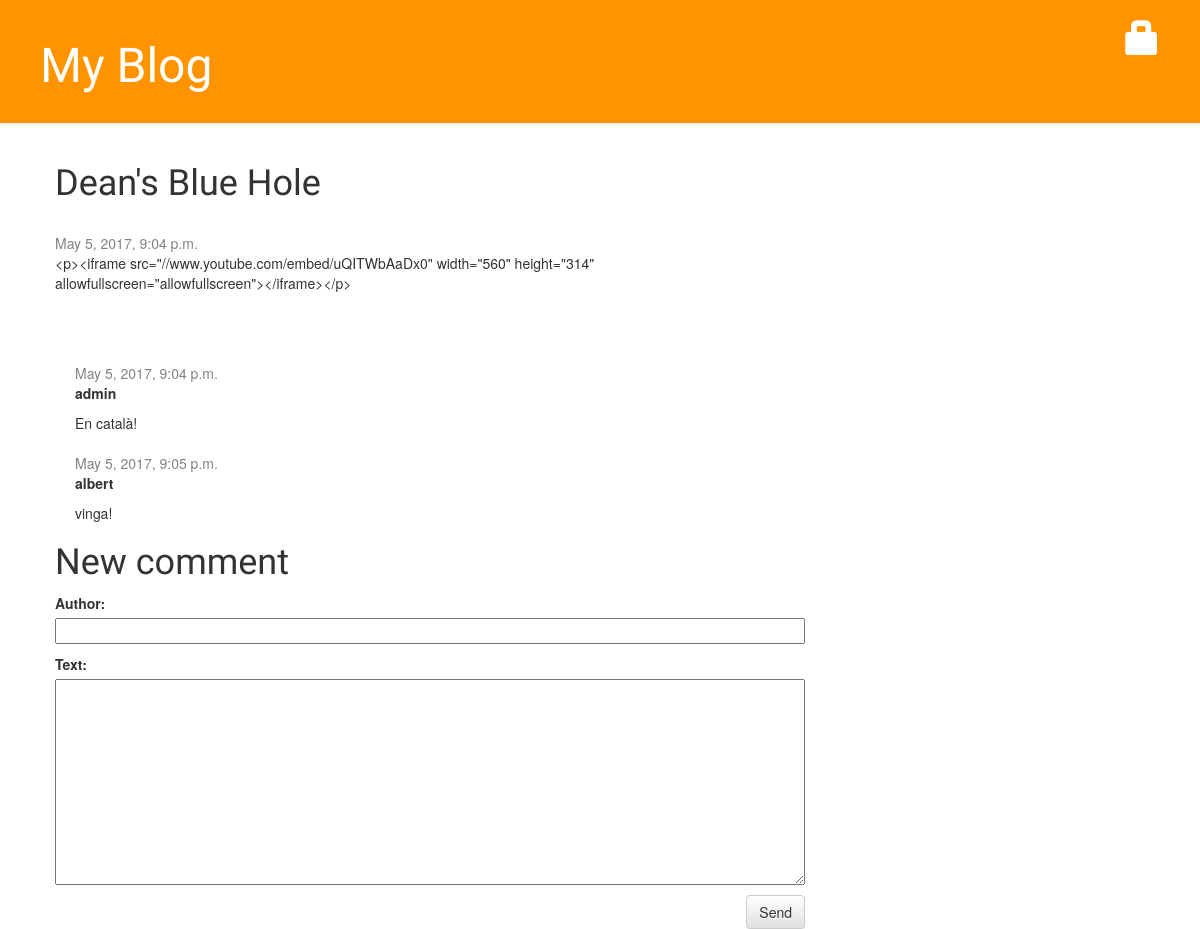
/blog/post/2/comment/, run on the app's committed database.
### blog/models.py (models this page shows, shortened)
class Post(models.Model):
    author = models.ForeignKey('auth.User')
    title = models.CharField(max_length=200)
    text = models.TextField()
    created_date = models.DateTimeField(
            default=timezone.now)
    published_date = models.DateTimeField(
            blank=True, null=True)

class Comment(models.Model):
    post = models.ForeignKey('blog.Post', related_name='comments')
    author = models.CharField(max_length=200)
    text = models.TextField()
    created_date = models.DateTimeField(default=timezone.now)
    approved_comment = models.BooleanField(default=False)

### blog/views.py (the view)
# urls.py: url(r'^post/(?P<pk>\d+)/comment/$', views.add_comment_to_post, name='add_comment_to_post'),
def add_comment_to_post(request, pk):
    post = get_object_or_404(Post, pk=pk)
    if request.method == "POST":
        form = CommentForm(request.POST)
        if form.is_valid():
            comment = form.save(commit=False)
            comment.post = post
            comment.save()
            return redirect('post_detail', pk=post.pk)
    else:
        form = CommentForm()
    return render(request, 'blog/add_comment_to_post.html', {'form': form, 'post': post})

### blog/forms.py
class CommentForm(forms.ModelForm):
    class Meta:
        model = Comment
        fields = ('author', 'text',)

### blog/templates/blog/add_comment_to_post.html
{% extends 'blog/base.html' %}
{% block content %}
	<div class="post">
	    	<h1>{{ post.title }}</h1>
		<br/>
		{% if post.published_date %}
		    <div class="date">
	                {{ post.published_date }}
	            </div>
	        {% endif %}
        	<p>{{ post.text|linebreaksbr }}</p>
	</div>
{% for comment in post.comments.all %}
    <div class="comment">
        <div class="date">{{ comment.created_date }}</div>
        <strong>{{ comment.author }}</strong>
        <p>{{ comment.text|linebreaks }}</p>
    </div>
{% empty %}
    <p>No comments here yet :(</p>
{% endfor %}
    <h1>New comment</h1>
    <form method="POST" class="post-form">{% csrf_token %}
        {{ form.as_p }}
        <button type="submit" class="save btn btn-default">Send</button>
    </form>
{% endblock %}

### blog/static/css/blog.css (style rules this page uses)
h1, h2, h3, h4 { font-family: 'Lobster', cursive; }
.date { color: #828282; }
.save { float: right; }
.post-form textarea, .post-form input { width: 100%; }
.post { margin-bottom: 70px; }
.comment { margin: 20px 0px 20px 20px; }

### data on the page
Post: title "Dean's Blue Hole", published_date "May 5, 2017, 9:04 p.m.", text "<p><iframe src=\"//www.youtube.com/embed/uQITWbAaDx0\" width=\"560\" height=\"314\" allowfullscreen=\"allowfullscreen\"></iframe></p>"
Comment: created_date "May 5, 2017, 9:04 p.m.", author "admin", text "En català!"
Comment: created_date "May 5, 2017, 9:05 p.m.", author "albert", text "vinga!"
